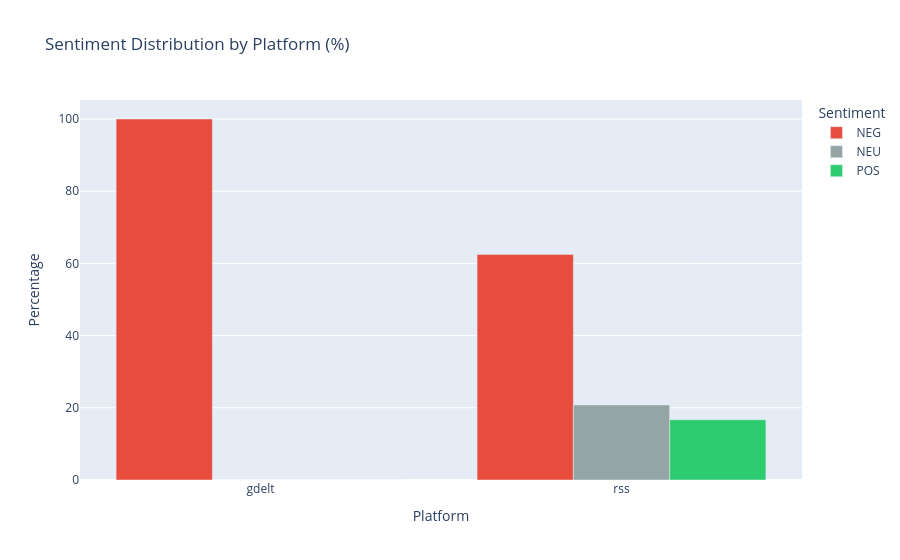

Notebook code cell kept with this figure:
### Code cell
if has_sentiment and "platform" in df.columns:
    # Sentiment by platform (grouped bar chart)
    platform_sentiment = (
        pd.crosstab(df["platform"], df["sentiment_label"], normalize="index").round(3) * 100
    )

    fig = px.bar(
        platform_sentiment.reset_index().melt(id_vars="platform"),
        x="platform",
        y="value",
        color="sentiment_label",
        barmode="group",
        title="Sentiment Distribution by Platform (%)",
        labels={"value": "Percentage", "platform": "Platform", "sentiment_label": "Sentiment"},
        color_discrete_map={"POS": "#2ecc71", "NEG": "#e74c3c", "NEU": "#95a5a6"},
    )
    fig.show()
    fig.write_html(str(figures_dir / "sentiment_by_platform.html"))

    # Export
    platform_sentiment.to_csv(reporting_dir / "sentiment_by_platform.csv")
    print("Exported sentiment_by_platform.csv")

### Figure 1 — Plotly figure (JSON) as saved in the notebook; plotly's stock layout.template omitted (floating-point values rounded to 4 significant figures)
{"data": [{"alignmentgroup": "True", "hovertemplate": "Sentiment=NEG<br>Platform=%{x}<br>Percentage=%{y}<extra></extra>", "legendgroup": "NEG", "marker": {"color": "#e74c3c", "pattern": {"shape": ""}}, "name": "NEG", "offsetgroup": "NEG", "orientation": "v", "showlegend": true, "textposition": "auto", "type": "bar", "x": ["gdelt", "rss"], "xaxis": "x", "y": [100.0, 62.5], "yaxis": "y"}, {"alignmentgroup": "True", "hovertemplate": "Sentiment=NEU<br>Platform=%{x}<br>Percentage=%{y}<extra></extra>", "legendgroup": "NEU", "marker": {"color": "#95a5a6", "pattern": {"shape": ""}}, "name": "NEU", "offsetgroup": "NEU", "orientation": "v", "showlegend": true, "textposition": "auto", "type": "bar", "x": ["gdelt", "rss"], "xaxis": "x", "y": [0.0, 20.8], "yaxis": "y"}, {"alignmentgroup": "True", "hovertemplate": "Sentiment=POS<br>Platform=%{x}<br>Percentage=%{y}<extra></extra>", "legendgroup": "POS", "marker": {"color": "#2ecc71", "pattern": {"shape": ""}}, "name": "POS", "offsetgroup": "POS", "orientation": "v", "showlegend": true, "textposition": "auto", "type": "bar", "x": ["gdelt", "rss"], "xaxis": "x", "y": [0.0, 16.7], "yaxis": "y"}], "layout": {"barmode": "group", "legend": {"title": {"text": "Sentiment"}, "tracegroupgap": 0}, "title": {"text": "Sentiment Distribution by Platform (%)"}, "xaxis": {"anchor": "y", "domain": [0, 1], "title": {"text": "Platform"}}, "yaxis": {"anchor": "x", "domain": [0, 1], "title": {"text": "Percentage"}}}}
